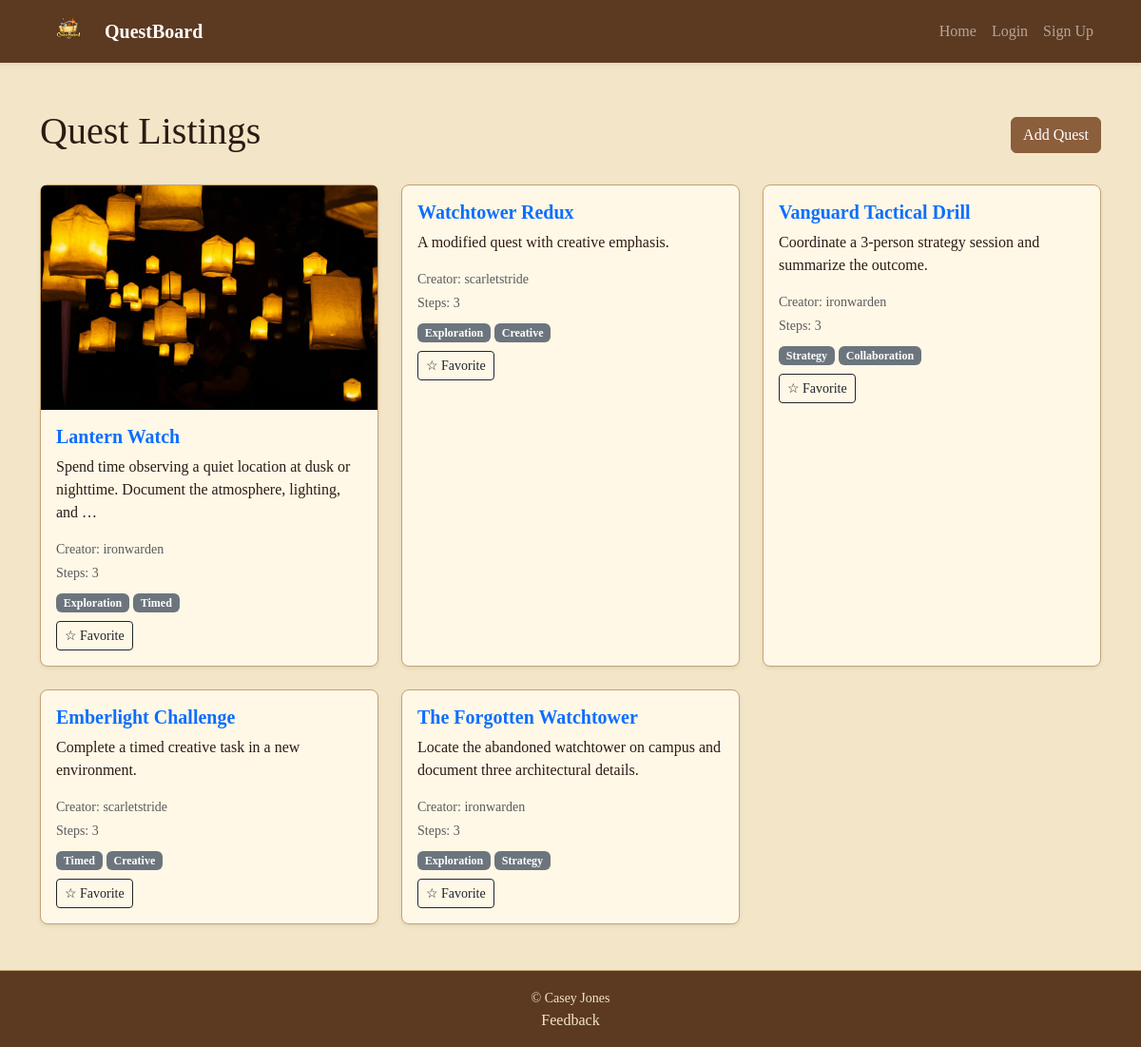
Before: / with the older database file.
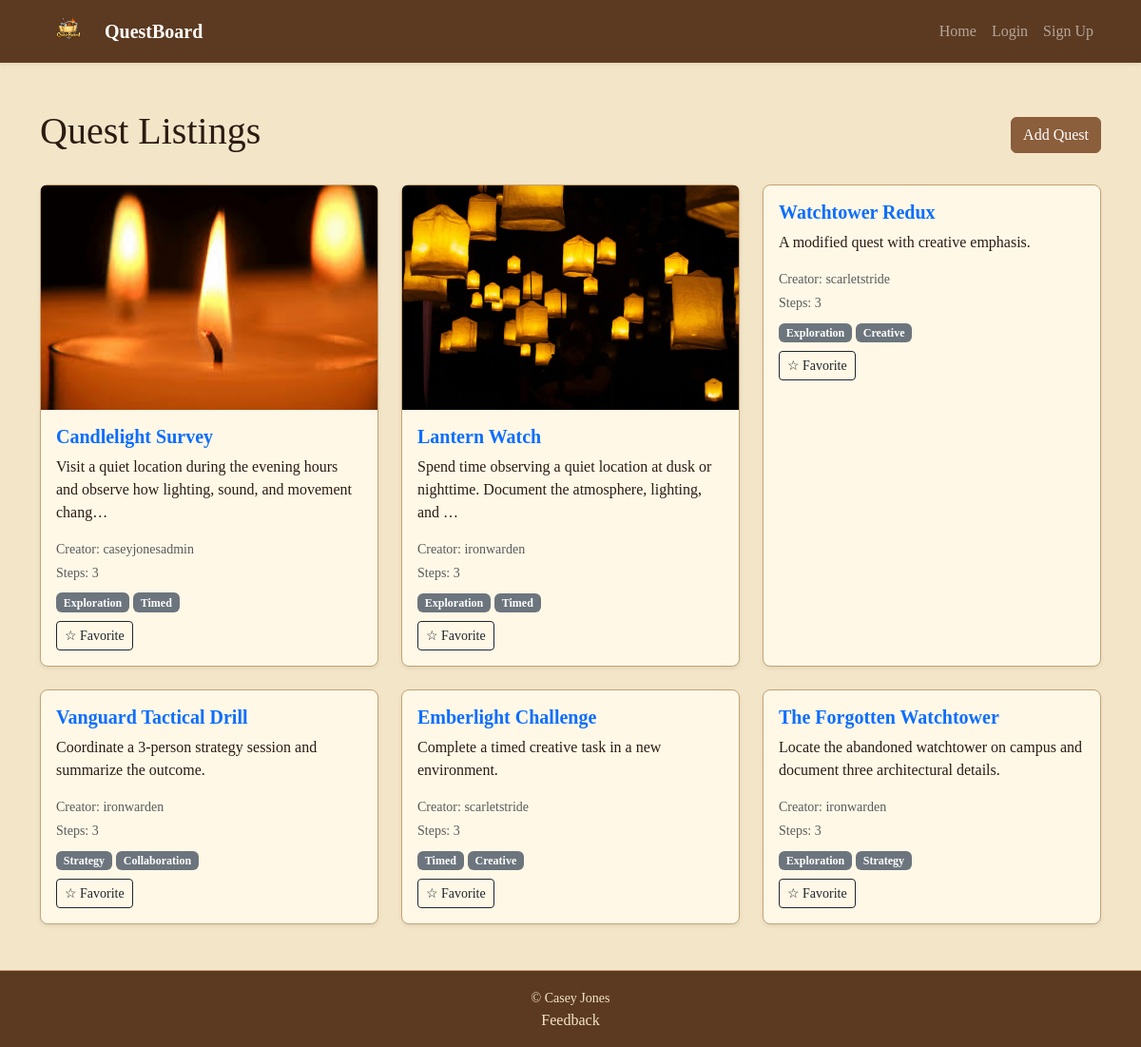
After: the same page with the newer database file.
### QuestBoardApp/models.py (models this page shows, shortened)
class Quest(models.Model):
    creator = models.ForeignKey(User, on_delete=models.CASCADE, related_name="quests_created")
    parent = models.ForeignKey(
        "self",
        on_delete=models.SET_NULL,
        null=True,
        blank=True,
        related_name="remixes"
    )
    title = models.CharField(max_length=120)
    description = models.TextField()
    image = models.ImageField(upload_to="quest_images/", blank=True, null=True)
    created_at = models.DateTimeField(auto_now_add=True)
    tags = models.ManyToManyField(Tag, blank=True, related_name="quests")

class Tag(models.Model):
    name = models.CharField(max_length=40, unique=True)

### QuestBoardApp/views.py (the view)
# urls.py: path("", views.QuestListView.as_view(), name="index"),
class QuestListView(ListView):
    model = Quest
    template_name = "QuestBoardApp/index.html"
    context_object_name = "quests"
    ordering = ["-created_at"]
    def get_context_data(self, **kwargs):
        context = super().get_context_data(**kwargs)
        context["favorites"] = self.request.session.get("favorites", [])
        return context

### QuestBoardApp/templates/QuestBoardApp/index.html (shortened to what this page needs)
{% extends 'base.html' %}
{% block content %}
  <div class="d-flex justify-content-between align-items-center mb-4">
    <h1>Quest Listings</h1>
    <a href="{% url 'create_quest' %}" class="btn btn-primary">Add Quest</a>
  </div>
  <div class="row g-4">
    {% for quest in quests %}
      <div class="col-md-4">
        <div class="card h-100 shadow-sm">
          {% if quest.image %}
            <img src="{{ quest.image.url }}" class="card-img-top" alt="{{ quest.title }}" />
          {% endif %}
          <div class="card-body">
            <h5 class="card-title">
              <a href="{% url 'quest_detail' quest.pk %}" class="text-decoration-none">{{ quest.title }}</a>
            </h5>
            <p class="card-text">{{ quest.description|truncatechars:100 }}</p>
            <p class="small text-muted mb-1">Creator: {{ quest.creator }}</p>
            <p class="small text-muted mb-2">Steps: {{ quest.steps.count }}</p>
            <div class="mb-2">
              {% for tag in quest.tags.all %}
                <span class="badge bg-secondary">{{ tag.name }}</span>
              {% empty %}
                <span class="text-muted small">No tags</span>
              {% endfor %}
            </div>
            {% if quest.id in favorites %}
              <a href="{% url 'toggle_favorite' quest.pk %}" class="btn btn-sm btn-warning">★ Favorited</a>
            {% else %}
              <a href="{% url 'toggle_favorite' quest.pk %}" class="btn btn-sm btn-outline-dark">☆ Favorite</a>
            {% endif %}
          </div>
        </div>
      </div>
    {% endfor %}
  </div>
{% endblock %}

### templates/base.html (shortened to what this page needs)
{% load static %}
{% load django_bootstrap5 %}
<!DOCTYPE html>
<html lang="en">
  <head>
    <link href="https://cdn.jsdelivr.net/npm/bootstrap@5.3.2/dist/css/bootstrap.min.css" rel="stylesheet" />
    <link rel="stylesheet" href="{% static 'QuestBoardApp/styles.css' %}" />
  </head>
  <body class="d-flex flex-column min-vh-100">
    <nav class="navbar navbar-expand-lg navbar-dark bg-dark shadow-sm">
    <div class="container">
        <a class="navbar-brand d-flex align-items-center" href="{% url 'index' %}">
            <img src="{% static 'QuestBoardApp/logo.png' %}" alt="QuestBoard Logo" height="40" class="me-2">
            <span class="fw-bold">QuestBoard</span>
        </a>
        <div class="collapse navbar-collapse justify-content-end" id="navbarNav">
            <ul class="navbar-nav">
                <li class="nav-item">
                    <a class="nav-link" href="{% url 'index' %}">Home</a>
                </li>
                {% if user.is_authenticated %}
                    <li class="nav-item">
                        <a class="nav-link" href="{% url 'create_quest' %}">Create Quest</a>
                    </li>
                    <li class="nav-item">
                        <span class="nav-link">Hello, {{ user.username }}</span>
                    </li>
                    <li class="nav-item">
                        <a class="nav-link" href="{% url 'my_quests' %}">My Quests</a>
                    </li>
                    <li class="nav-item">
                        <form method="post" action="{% url 'logout' %}" class="d-inline">
                            {% csrf_token %}
                            <button type="submit" class="btn btn-link nav-link" style="display:inline; padding: 8px 16px; border: none;">
                                Logout
                            </button>
                        </form>
                    </li>
                {% else %}
                    <li class="nav-item">
                        <a class="nav-link" href="{% url 'login' %}">Login</a>
                    </li>
                    <li class="nav-item">
                        <a class="nav-link" href="{% url 'signup' %}">Sign Up</a>
                    </li>
                {% endif %}
            </ul>
        </div>
    </div>
</nav>
    <main class="container my-5 flex-grow-1">
      {% block content %}
      {% endblock %}
    </main>
    <footer class="text-center py-3 mt-auto border-top">
      <small>&copy; {{ now|date:'Y' }} Casey Jones</small>
      <a class="nav-link" href="{% url 'feedback' %}">Feedback</a>
    </footer>
  </body>
</html>

### QuestBoardApp/static/QuestBoardApp/styles.css (style rules this page uses)
:root { --bs-primary: #8b5e3c; --bs-secondary: #5c3a21; --bs-success: #6c8b3c; --bs-danger: #9c2f2f; --bs-warning: #c99a2e; --bs-info: #7b6a4f; --bs-light: #f3e5c8; --bs-dark: #2c1b12; --bs-body-bg: #f3e5c8; --bs-body-color: #2c1b12; --bs-border-color: #c4a373; }
body { background-color: var(--bs-body-bg); color: var(--bs-body-color); font-family: "Georgia", serif; background-image: url('/static/QuestBoardApp/parchment-paper.png'); background-size: cover; }
.navbar { background-color: #5c3a21 !important; }
.card { background-color: #fff8e7; border: 1px solid #c4a373; border-radius: 8px; }
.card-title { font-weight: bold; }
.btn-primary { background-color: #8b5e3c; border-color: #8b5e3c; }
footer { background-color: #5c3a21; color: #f3e5c8; }

Changed rows visible on the page:
added Quest: image (picture), title "Candlelight Survey", description "Visit a quiet location during the evening hours and observe how lighting, sound, and movement chang…", creator "caseyjonesadmin", steps.count "3", shows "☆ Favorite", Tag (name "Exploration"), Tag (name "Timed")
